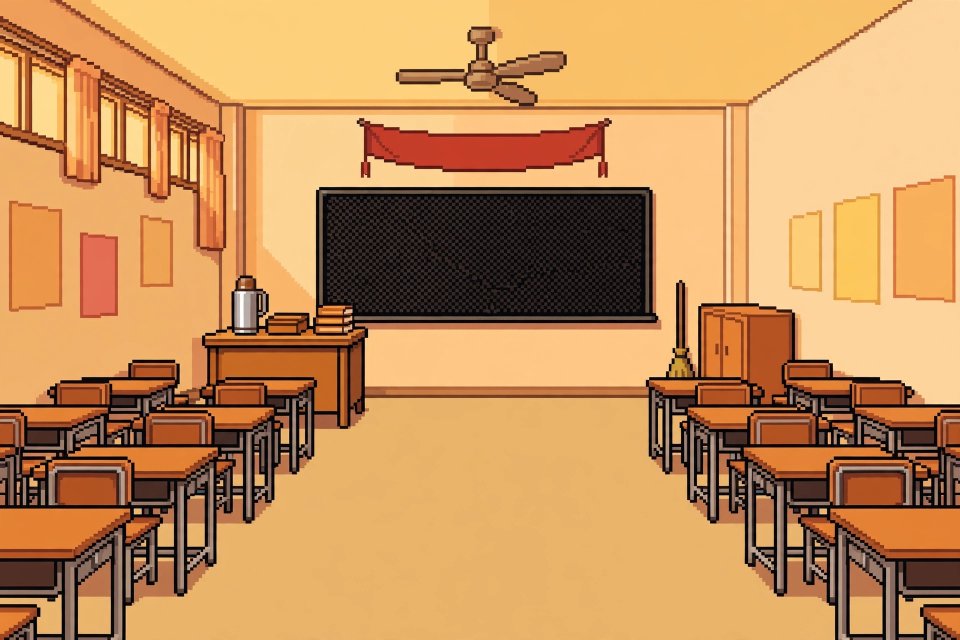
#> input picture assets-src/plates2/media-generation-plate-classroom-calendar-0-fc67ba35-7a90-4160-92a6-0b84b86566a4.webp, 1920 x 1280 px, given in place of am-03.png, which was not available (shown at 1/2 size)
$ python build_assets.py
#> lines starting #> are read from the running program, lines starting #| are printed output that depends on the picture
"""把抠像精灵与背景板打包进 public/assets（游戏运行时素材）。
精灵：高度 640 的 webp（带 alpha）；背景板：宽 1440 的 webp。
精灵源 = keyed2（模板派生批，2026-10-23：10 张阶段模板锁定骨架，48 张全员派生）。"""
from PIL import Image
import os, glob

ROOT = os.path.expanduser('~/workspace/born-in-time')
KEYED = os.path.join(ROOT, 'assets-src/keyed2')
PUB = os.path.join(ROOT, 'public/assets')
os.makedirs(os.path.join(PUB, 'sprites'), exist_ok=True)
os.makedirs(os.path.join(PUB, 'plates'), exist_ok=True)

def save_sprite(src_png, out_name):
#> called with out_name = 'am-03.webp'
    im = Image.open(src_png)
#> im is the input picture: PIL image 1920x1280 RGB; mean R, G, B 196.8, 144.2, 89.9
    w = int(im.width * 640 / im.height)
#> w = 960
    im.resize((w, 640), Image.LANCZOS).save(os.path.join(PUB, 'sprites', out_name), 'WEBP', quality=88, method=6)
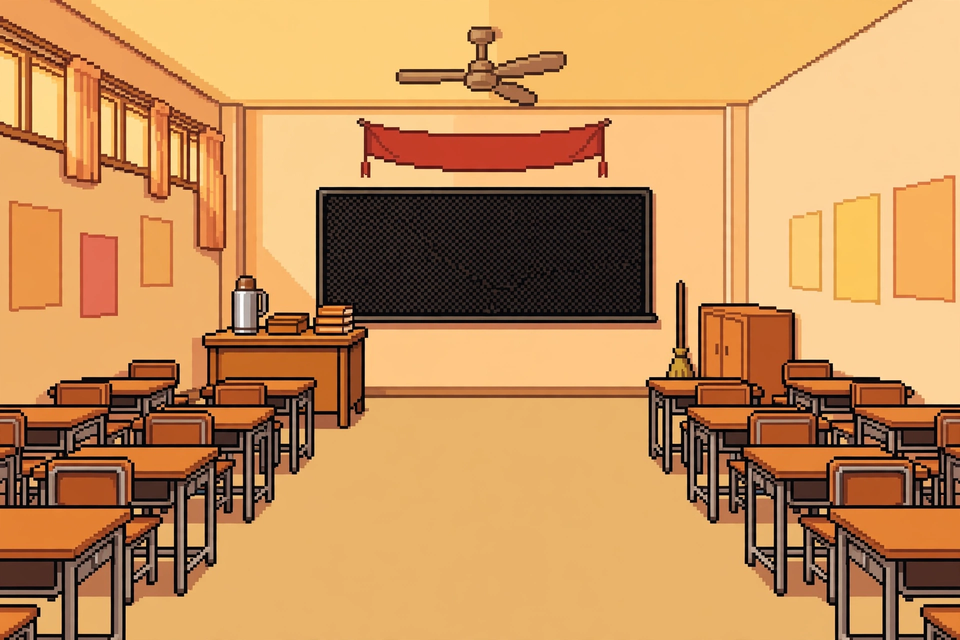
#> saved as am-03.webp: PIL image 960x640 RGB; mean R, G, B 196.8, 144.3, 89.9
    print('sprite', out_name)

SETS = {
    'am': ['03', '08', '15', '25', '45', '70'],
    'bm': ['03', '08', '15', '25', '45', '70'],
    'cm': ['03', '08', '15', '25', '45', '70'],
    'af': ['03', '08', '15', '25', '45', '70'],
    'bf': ['03', '08', '15', '25', '45', '70'],
    'cf': ['03', '08', '15', '25', '45', '70'],
    'df': ['03', '08', '15', '25', '45', '70'],
    'dad': ['30', '50', '75'],
    'mom': ['28', '48', '72'],
}
for set_id, stages in SETS.items():
    for stage in stages:
#> (the run stopped early here; a loop or call above may not have finished)

$ run again, on assets-src/plates2/media-generation-plate-factory-digital-0-d249bd98-21dd-451f-8d37-cc1a9ba2d4c1.webp
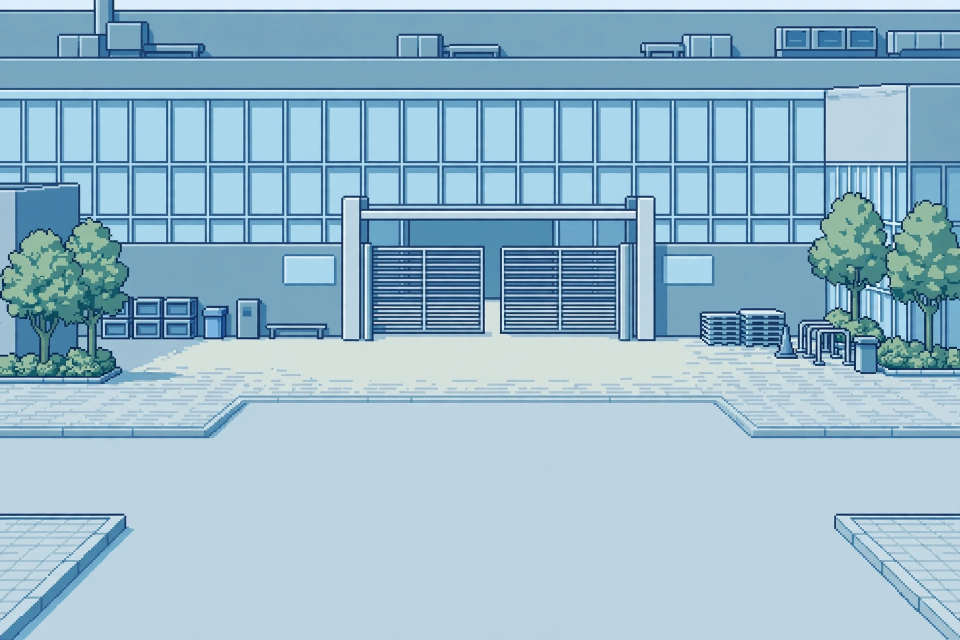
#> input picture assets-src/plates2/media-generation-plate-factory-digital-0-d249bd98-21dd-451f-8d37-cc1a9ba2d4c1.webp, 1920 x 1280 px, given in place of am-03.png, which was not available (shown at 1/2 size)
#> in save_sprite, im is the input picture: PIL image 1920x1280 RGB; mean R, G, B 151, 185.9, 204.3
#> in save_sprite, `im.resize((w, 640), Image.LANCZOS).save(os.path.join(PUB, 'sprites', o..`:
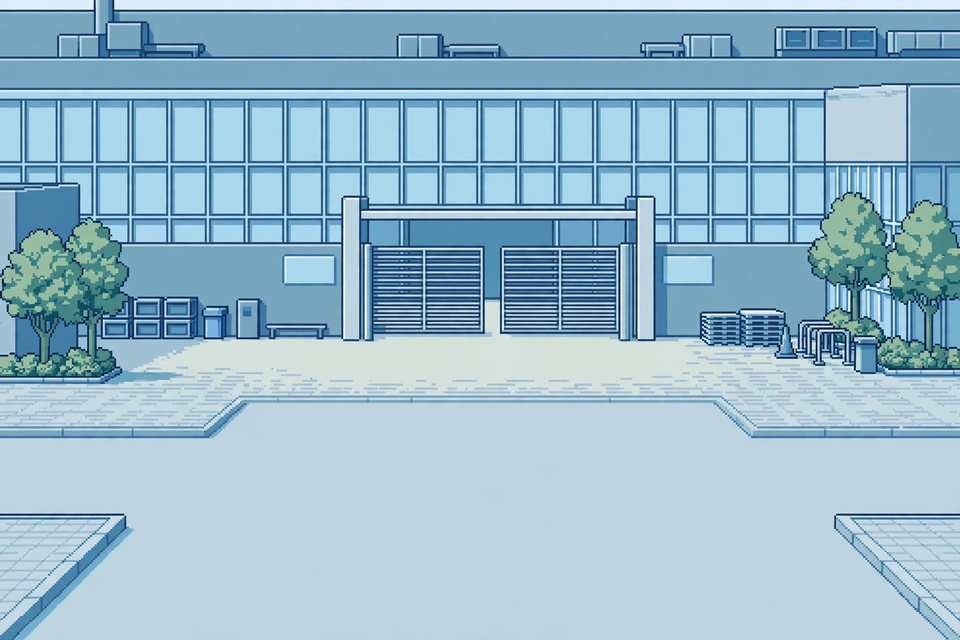
#> saved as am-03.webp: PIL image 960x640 RGB; mean R, G, B 151, 185.9, 204.3

$ run again, on assets-src/plates2/media-generation-plate-factory-film-0-aca96498-7b60-4519-b1b9-1d061d161401.webp
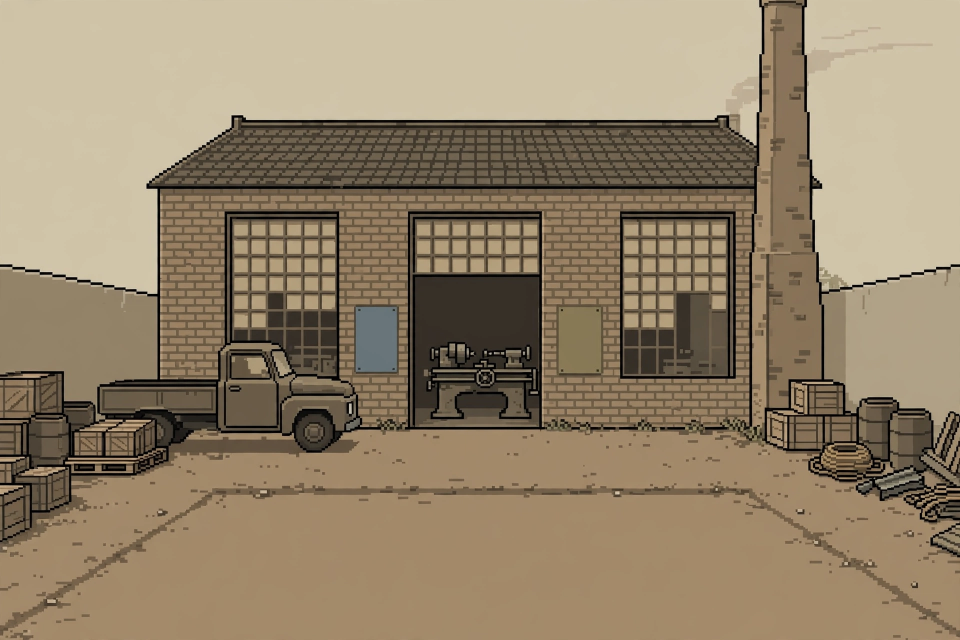
#> input picture assets-src/plates2/media-generation-plate-factory-film-0-aca96498-7b60-4519-b1b9-1d061d161401.webp, 1920 x 1280 px, given in place of am-03.png, which was not available (shown at 1/2 size)
#> in save_sprite, im is the input picture: PIL image 1920x1280 RGB; mean R, G, B 149, 132.5, 107.4
#> in save_sprite, `im.resize((w, 640), Image.LANCZOS).save(os.path.join(PUB, 'sprites', o..`:
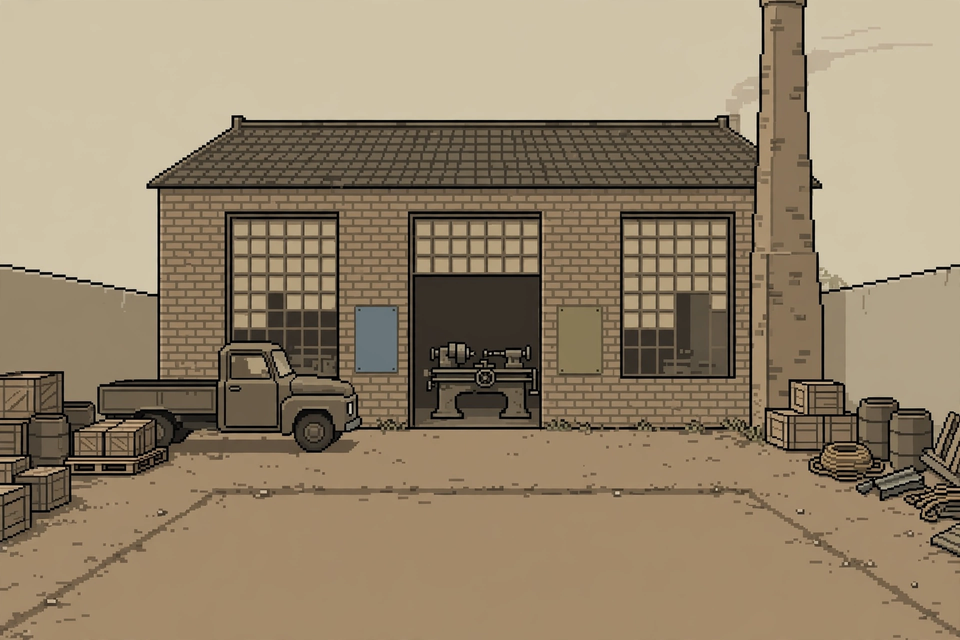
#> saved as am-03.webp: PIL image 960x640 RGB; mean R, G, B 149.1, 132.6, 107.5

$ run again, on assets-src/plates2/media-generation-plate-late-digital-0-0021aedf-f1ee-4c5a-ab2d-418f636361bd.webp
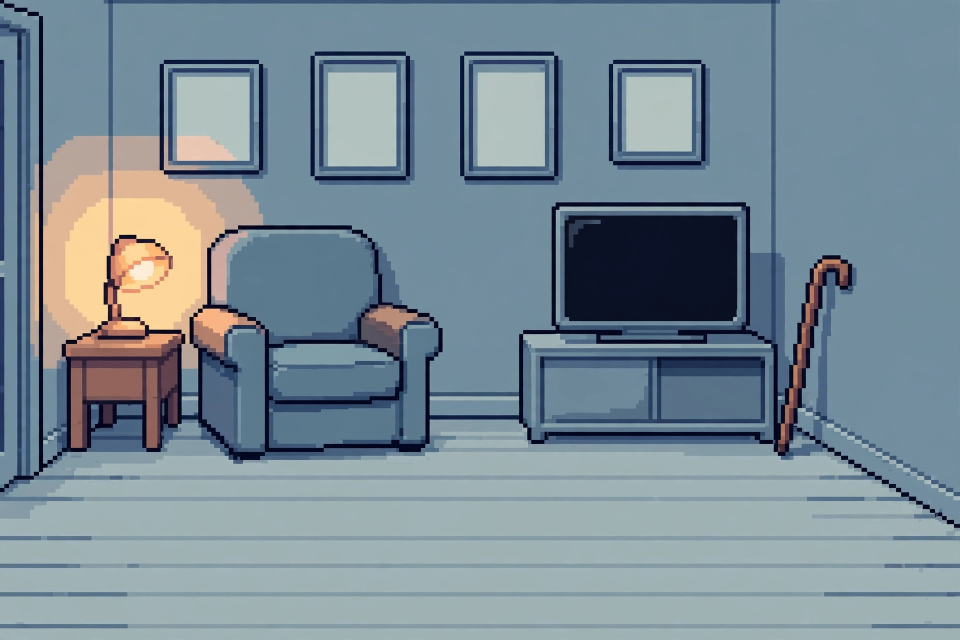
#> input picture assets-src/plates2/media-generation-plate-late-digital-0-0021aedf-f1ee-4c5a-ab2d-418f636361bd.webp, 1920 x 1280 px, given in place of am-03.png, which was not available (shown at 1/2 size)
#> in save_sprite, im is the input picture: PIL image 1920x1280 RGB; mean R, G, B 121.5, 139.3, 150
#> in save_sprite, `im.resize((w, 640), Image.LANCZOS).save(os.path.join(PUB, 'sprites', o..`:
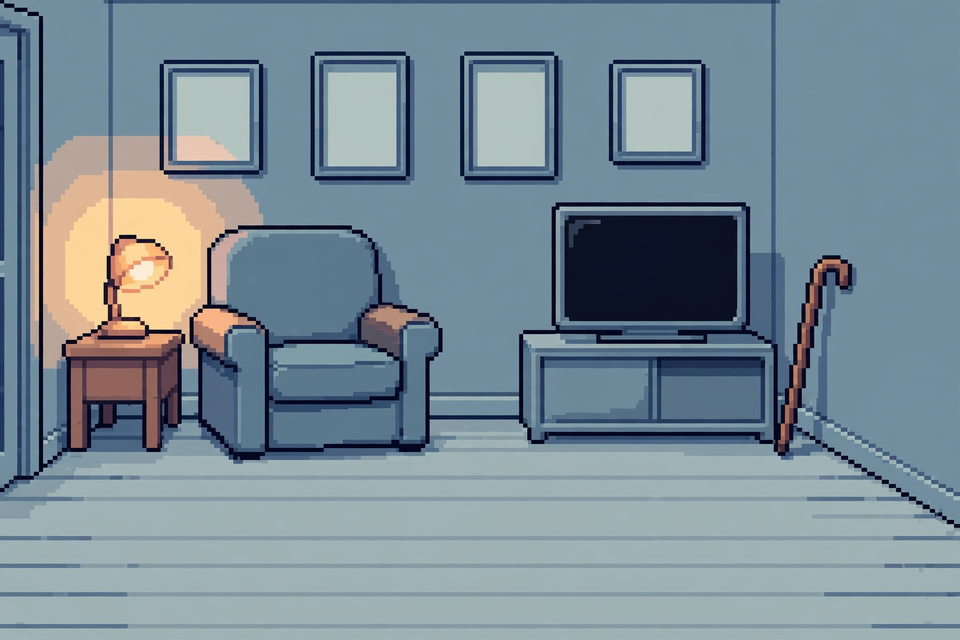
#> saved as am-03.webp: PIL image 960x640 RGB; mean R, G, B 121.5, 139.3, 150
